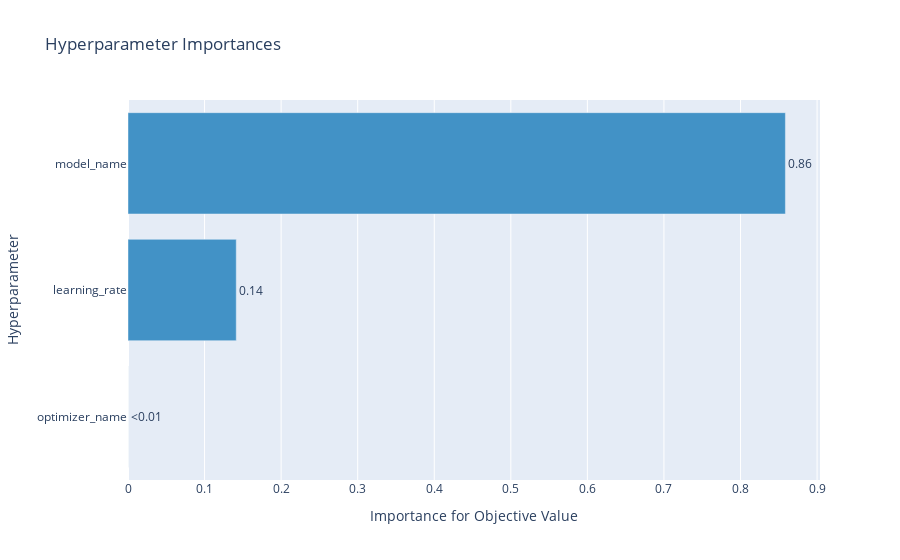

Notebook code cell kept with this figure:
### Markdown cell above
#### Визуализация важности гиперпараметров

### Code cell
plot_param_importances(study)

### Figure 1 — Plotly figure (JSON) as saved in the notebook; plotly's stock layout.template omitted (floating-point values rounded to 4 significant figures)
{"data": [{"cliponaxis": false, "hovertemplate": ["optimizer_name (CategoricalDistribution): 0.0<extra></extra>", "learning_rate (FloatDistribution): 0.14138134981853218<extra></extra>", "model_name (CategoricalDistribution): 0.8586186501814679<extra></extra>"], "marker": {"color": "rgb(66,146,198)"}, "orientation": "h", "text": ["<0.01", "0.14", "0.86"], "textposition": "outside", "type": "bar", "x": [0, 0.1414, 0.8586], "y": ["optimizer_name", "learning_rate", "model_name"]}], "layout": {"autosize": true, "showlegend": false, "title": {"text": "Hyperparameter Importances"}, "xaxis": {"autorange": true, "range": [0, 0.9038], "title": {"text": "Importance for Objective Value"}, "type": "linear"}, "yaxis": {"autorange": true, "range": [-0.5, 2.5], "title": {"text": "Hyperparameter"}, "type": "category"}}}
